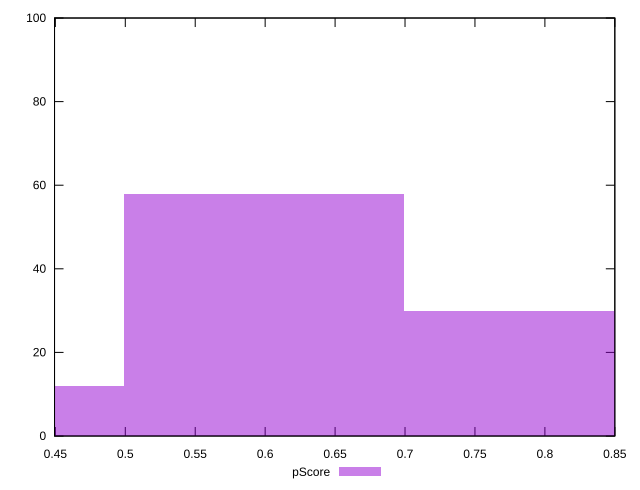

Reproduce this figure in gnuplot.
reset

$pScore <<EOF
0.3994078903464741 12
0.5991118355197111 58
0.7988157806929482 30
EOF

set key outside below
set boxwidth 0.19970394517323706
set xrange [0.44941176470588234:0.85]
set yrange [0:100]
set trange [0:100]
set style fill transparent solid 0.5 noborder
set terminal svg size 640, 490 enhanced background rgb 'white'
set output "report_00014_2021-02-09T15:56:05.503Z/uses-http2/samples/pages+cached+noadtech+nomedia/pScore/histogram.svg"

plot $pScore title "pScore" with boxes

reset
